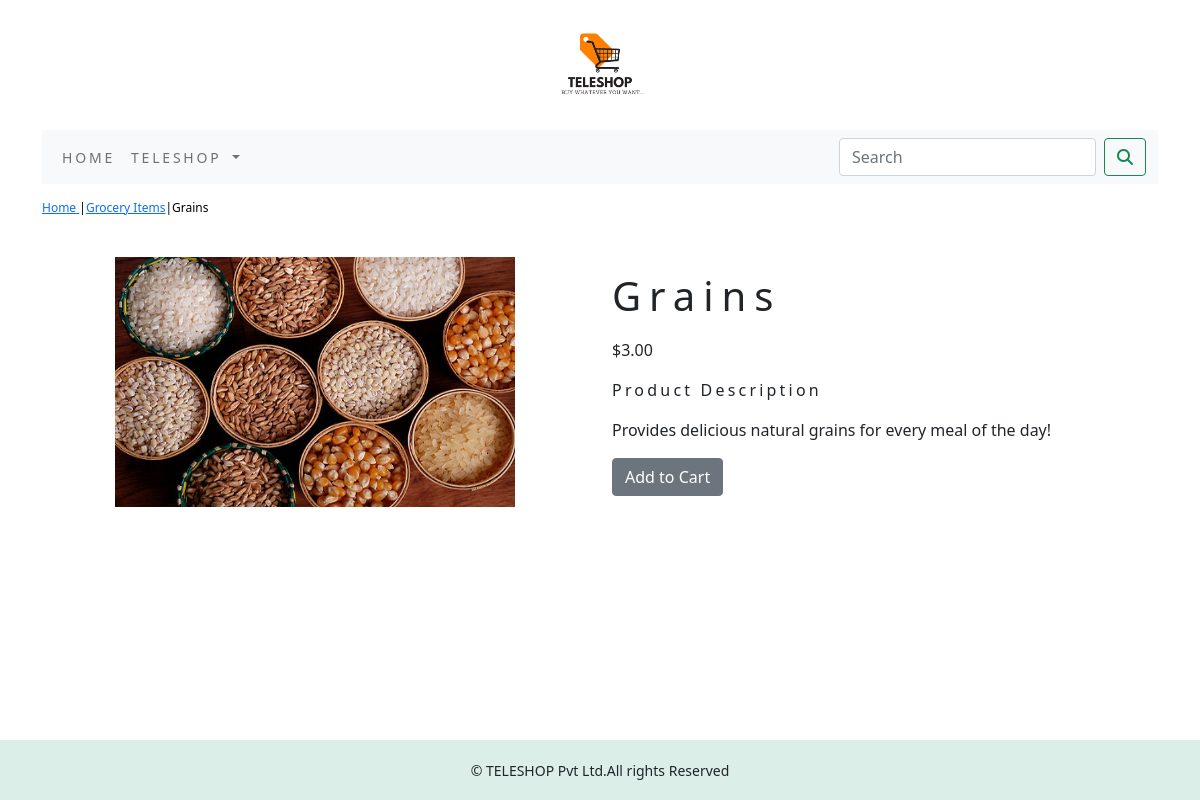
/Teleshop/grocery-items/grains/, run on the app's committed database.
### Teleshop/models.py (models this page shows, shortened)
class Product(models.Model):
    name = models.CharField(max_length=250, unique=True)
    slug = models.SlugField(max_length=250, unique=True)
    desc = models.TextField(blank=True)
    price = models.DecimalField(max_digits=10, decimal_places=2)
    category = models.ForeignKey(Category, on_delete=models.CASCADE)
    img = models.ImageField(upload_to='product', blank=True)
    stock = models.IntegerField()
    available = models.BooleanField(default=True)
    created = models.DateTimeField(auto_now_add=True)
    updated = models.DateTimeField(auto_now=True)
    class Meta:
        ordering = ('name',)
        verbose_name = 'product'
        verbose_name_plural = 'products'

class Category(models.Model):
    name = models.CharField(max_length=250, unique=True)
    slug = models.SlugField(max_length=250, unique=True)
    desc = models.TextField(blank=True)
    img = models.ImageField(upload_to='category', blank=True)
    class Meta:
        ordering = ('name',)
        verbose_name = 'category'
        verbose_name_plural = 'categories'
    def get_url(self):
        return reverse('Teleshop:product_by_category', args=[self.slug])
    def __str__(self):
        return '{}'.format(self.name)

### Teleshop/views.py (the view)
# urls.py: path('<slug:c_slug>/<slug:product_slug>/', views.proDetail, name='prodCatdetail'),
def proDetail(request, c_slug, product_slug):
    try:
        product = Product.objects.get(category__slug=c_slug, slug=product_slug)
    except Exception as e:
        raise e
    return render(request, 'product.html', {'product': product})

### Teleshop/context_processors.py (called while the page is built)
def menu_links(request):
    links = Category.objects.all()
    return dict  (links=links)

### cart/context_processors.py (called while the page is built)
def counter(request):
    item_count=0
    if 'admin' in request.path:
        return {}
    else:
        try:
            cart=Cart.objects.filter(cart_id=_cart_id(request))
            car_items=CartItem.objects.all().filter(cart=cart[:1])
            for cart_item in car_items:
                item_count += cart_item.quantity
        except Cart.DoesNotExist:
            item_count=0
    return dict(item_count=item_count)

### cart/views.py (called while the page is built)
def _cart_id(request):
    cart=request.session.session_key
    if not cart:
        cart=request.session.create()
    return cart

### templates/product.html (shortened to what this page needs)
{% extends 'base.html'%}
{% load static %}
{% block content %}
<div class="row my_prod_row_class">
      <div class="mx_auto">
        <p> <a href="{% url 'Teleshop:allProdCat' %}"> Home </a> |<a href="{{product.category.get_url}}">{{product.category}}</a>|{{product.name}} </p>
       </div>
    <div class="container">
           <br>
        <div class="row">
            <div class="col-12 col-sm-12 col-md-12 col-lg-6 text-center">
                <div style="min-width:18rem">
                  <img src="{{product.img.url}}" style="width:400px;height:250px;" alt="{{product.name}}">
                </div>
            </div>
                 <div class="col-12 col-sm-12 col-md-12 col-lg-6">
                        <div>
                         <h1 class="my_prod_title">{{product.name}}</h1>
                         <p> ${{product.price}} </p>
                          <p class="my_title">Product Description</p>
                          <p class="text-justify my_prod_text">{{product.desc}}</p>
                          {% if product.stock <= 0 %}
                          <p class="text-justify my_prod_text"><b> Out of stock </b></p>
                          {% else %}
                          <a class="btn btn-secondary" href="{% url 'cart:add_cart' product.id %}">Add to Cart</a>
                         {% endif %}
                     </div>
                 </div>
      </div>
 </div>
</div>
{% endblock %}

### static/css/custom.css (style rules this page uses)
body { font-family: 'Roboto', sans-serif; }
.my_title { font-size:16px; text_transform:uppercase; letter-spacing:.2em; }
.my_prod_row_class { padding-top:15px; padding-bottom:20px; }
.my_prod_row_class .mx_auto { color:#000; font-size:12px; text-decordation:none; }
.my_prod_title { font-size=16px; text_transform:uppercase; letter-spacing:.2em; padding-top:15px; padding-bottom:10px; }
.my_prod_text { padding-right:20px; }

### data on the page
Product: category "Grocery Items", name "Grains", img (picture), price "3.00", desc "Provides delicious natural grains for every meal of the day!"
